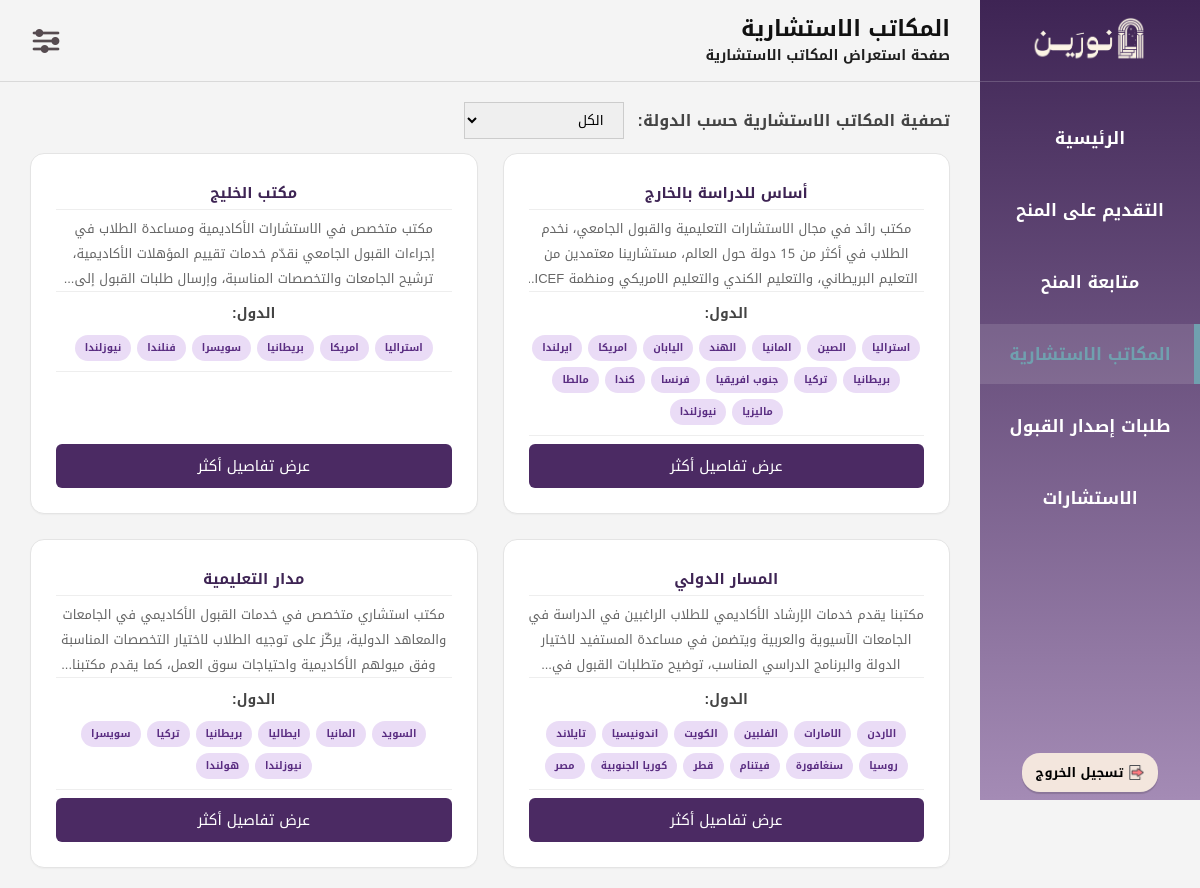
The app's page /Ben013_ConsultingOffices.php with its own data.
### tables this page shows
CREATE TABLE `consulting_office` (
  `office_id` int(11) NOT NULL,
  `ccr_number` varchar(255) NOT NULL,
  `email` varchar(255) NOT NULL,
  `office_name` varchar(255) NOT NULL,
  `office_description` text NOT NULL,
  `Bachelor_fee` int(11) NOT NULL,
  `Masters_fee` int(11) NOT NULL,
  `Phd_fee` int(11) NOT NULL,
  `password` varchar(255) NOT NULL,
  `phone` varchar(255) NOT NULL,
  `approval_status` enum('بانتظار المراجعة','معتمد','مرفوض') NOT NULL DEFAULT 'بانتظار المراجعة',
  `account_status` enum('نشط','محظور') NOT NULL
);

### Ben013_ConsultingOffices.php (the view, shortened to what this page needs)
<?php
$conn = new mysqli("localhost", "root", "", "noreen");
$conn->set_charset("utf8mb4");
if (isset($_GET['country'])) {
    $selectedCountry = $_GET['country']; } else { $selectedCountry = "all";}
if ($selectedCountry != "all" && $selectedCountry != "") {
    $sql = "
        SELECT
            co.office_id,
            co.office_name,
            co.office_description,
            co.Bachelor_fee,
            co.Masters_fee,
            co.Phd_fee,
            GROUP_CONCAT(DISTINCT oc.con_name ORDER BY oc.con_name SEPARATOR '||') AS countries
        FROM consulting_office co
        LEFT JOIN office_country oc ON co.office_id = oc.office_id
        WHERE co.office_id IN (
            SELECT office_id
            FROM office_country
            WHERE con_name = ?
        )
        GROUP BY
            co.office_id,
            co.office_name,
            co.office_description,
            co.Bachelor_fee,
            co.Masters_fee,
            co.Phd_fee";
    $stmt = $conn->prepare($sql);
    $stmt->bind_param("s", $selectedCountry);
} else {
    $sql = "
        SELECT
            co.office_id,
            co.office_name,
            co.office_description,
            co.Bachelor_fee,
            co.Masters_fee,
            co.Phd_fee,
            GROUP_CONCAT(DISTINCT oc.con_name ORDER BY oc.con_name SEPARATOR '||') AS countries
        FROM consulting_office co
        LEFT JOIN office_country oc ON co.office_id = oc.office_id
        GROUP BY
            co.office_id,
            co.office_name,
            co.office_description,
            co.Bachelor_fee,
            co.Masters_fee,
            co.Phd_fee
    ";
    $stmt = $conn->prepare($sql);
}
$stmt->execute();
$result = $stmt->get_result();
$offices = [];
while ($row = $result->fetch_assoc()) {
    $offices[] = $row;
}
?>
<!DOCTYPE html>
<html lang="ar" dir="rtl">
<head>
<link rel="stylesheet" href="CSS01Layout.css?v=3">
</head>
<body>
<div class="layout">
<aside class="sidebar">
<div class="sidebar-top">
<div class="sidebar-logo">
<img src="شعار نورين.png" alt="نورين">
</div>
<ul class="sidebar-menu">
<li><a href="Ben00_MainPage.php">الرئيسية</a></li>
<li><a href="Ben04_BrowseScholarships.php">التقديم على المنح</a></li>
<li><a href="Ben09_TrackScholarship.php">متابعة المنح</a></li>
<li><a href="Ben10_Consultants.php" class="active">المكاتب الاستشارية</a></li>
<li><a href="Ben16_AdmissionList.php">طلبات إصدار القبول</a></li>
<li><a href="Ben19_Consultations.php">الاستشارات</a></li>
</ul>
</div>
<div class="sidebar-bottom">
<form action="logout.php" method="post">
<button type="submit" class="logout-btn">
<img src="ايقونة تسجيل الخروج.png" class="logout-icon">
<b>تسجيل الخروج</b>
</button>
</form>
</div>
</aside>
<div class="main-content">
<header class="header">
<div class="page-heading">
<div class="page-title">المكاتب الاستشارية</div>
<div class="page-description">صفحة استعراض المكاتب الاستشارية</div>
</div>
<div class="header-icons">
<div class="settings-dropdown">
<img src="ايقونة قائمة الاعدادات.png" class="menu-icon">
</div>
</div>
</header>
<div class="page">
<div class="frow">
<div class="flbl">تصفية المكاتب الاستشارية حسب الدولة:</div>
<form class="fform" method="get">
<select id="country" name="country" class="fsel" onchange="this.form.submit()">
<option value="all" <?php if ($selectedCountry == "all") echo "selected"; ?>>الكل</option>
</select>
</form>
</div>
<?php if (!empty($offices)) { ?> <div class="cgrid"> <?php foreach ($offices as $office) { ?>
<?php $countries = [];
if (!empty($office['countries'])) {   $countries = explode("||", $office['countries']); } ?>
<div class="ccard"> <div class="cttl"> <?php echo $office['office_name']; ?> </div>
<div class="cdesc"> <?php echo $office['office_description']; ?></div>  <div class="sttl">الدول:</div>
<div class="cbox"> <?php if (!empty($countries)) { ?>
 <?php foreach ($countries as $country) { ?>
        <div class="ctag"><?php echo $country; ?></div>
    <?php } ?>
<?php } else { ?> <div class="ctag">لا توجد دول</div> <?php } ?> </div>
<button type="button" class="btnmore" onclick="window.location.href='Ben14_OfficeDetails.php?id=<?php echo $office['office_id']; ?>'">عرض تفاصيل أكثر</button>
</div>
<?php } ?>
</div>
<?php } else { ?>
<div class="nores">لا توجد مكاتب استشارية مطابقة للدولة المختارة.</div>
<?php } ?>
</div>
</div>
</div>
</body>
</html>

### CSS01Layout.css (style rules this page uses)
* { margin:0; padding:0; box-sizing:border-box; font-family:"Noto Kufi Arabic",sans-serif; text-decoration:none; }
body { background:#F4F4F4; direction:rtl; }
.layout { display:flex; min-height:100vh; }
.sidebar { width:220px; height:100vh; position:fixed; top:0; right:0; background:linear-gradient(to bottom,#3E2454,#A48BB5); color:#FFFFFF; display:flex; flex-direction:column; justify-content:space-between; z-index:1000; }
.sidebar-top { width:100%; }
.sidebar-logo { height:82px; display:flex; align-items:center; justify-content:center; border-bottom:1px solid rgba(255,255,255,0.18); }
.sidebar-logo img { width:120px; height:auto; object-fit:contain; }
.sidebar-menu { list-style:none; margin-top:26px; }
.sidebar-menu li { margin-bottom:12px; }
.sidebar-menu a { color:#FFFFFF; font-size:17px; font-weight:600; display:block; padding:14px 22px; text-align:center; transition:.25s; position:relative; }
.sidebar-menu a.active { color:#70A0AF; background:rgba(255,255,255,0.12); }
.sidebar-menu a.active::after { content:""; position:absolute; right:0; top:0; width:6px; height:100%; background:#70A0AF; }
.sidebar-bottom { padding:0 10px 8px; display:flex; justify-content:center; }
.logout-btn { background:#F3E6DD; border:none; border-radius:18px; padding:7px 14px; font-size:13px; cursor:pointer; display:flex; align-items:center; gap:6px; box-shadow:0 2px 1px rgba(0,0,0,0.15); transition:transform .3s, box-shadow .3s; }
.logout-icon { width:15px; height:15px; object-fit:contain; }
.main-content { margin-right:220px; width:calc(100% - 220px); min-height:100vh; display:flex; flex-direction:column; }
.header { min-height:82px; position:sticky; top:0; z-index:900; border-bottom:1px solid #d9d9d9; background:#F4F4F4; display:flex; flex-direction:row; align-items:center; justify-content:space-between; padding:10px 30px; }
.page-heading { display:flex; flex-direction:column; align-items:flex-end; justify-content:flex-start; text-align:right; }
.page-title { font-size:22px; font-weight:700; color:#111111; line-height:1.4; text-align:right; width:100%; }
.page-description { font-size:14px; font-weight:600; color:#1f1f1f; line-height:1.6; text-align:right; }
.header-icons { display:flex; align-items:center; }
.settings-dropdown { position:relative; display:inline-block; }
.settings-dropdown::after { content:""; position:absolute; top:100%; left:0; width:100%; height:10px; }
.menu-icon { width:32px; height:32px; cursor:pointer; display:block; object-fit:contain; }
.page { padding:30px; }

### Ben013_ConsultingOffices.php (style rules this page uses)
.page { padding:20px 30px; font-family:"Noto Kufi Arabic", sans-serif; }
.frow { display:flex; align-items:center; gap:14px; margin-bottom:14px; }
.flbl { font-size:16px; font-weight:600; color:#444; }
.fsel { padding:4px 15px; border:1px solid #ccc; width:160px; }
.cgrid { display:grid; grid-template-columns:repeat(2, minmax(0, 1fr)); gap:25px; }
.ccard { background:#fff; border:1px solid #e4e4e4; width:100%; border-radius:14px; padding:25px; box-shadow:0 1px 1px rgba(127, 127, 127, 0.05); display:flex; flex-direction:column; gap:8px; box-sizing:border-box; }
.cttl { font-size:15px; font-weight:700; color:#3E2454; text-align:center; padding-bottom:2px; border-bottom:1px solid #eee; margin-bottom:-6px; }
.cdesc { font-size:13px; color:#666; text-align:center; border-bottom:1px solid #eee; margin-top:4px; display:-webkit-box; -webkit-box-orient:vertical; -webkit-line-clamp:3; overflow:hidden; text-overflow:ellipsis; min-height:25px; }
.sttl { font-size:14px; font-weight:700; color:#444; text-align:center; }
.cbox { display:flex; flex-wrap:wrap; justify-content:center; gap:6px; padding-bottom:10px; border-bottom:1px solid #eee; }
.ctag { background:#eadcf6; color:#5a2d82; padding:6px 10px; border-radius:16px; font-size:10px; font-weight:600; line-height:1.4; }
.btnmore { margin-top:auto; width:100%; height:44px; border:none; border-radius:6px; background:#4b2a63; color:#fff; font-family:"Noto Kufi Arabic", sans-serif; font-size:15px; cursor:pointer; }

### records on screen
consulting_office: office_name "أساس للدراسة بالخارج", office_description "مكتب رائد في مجال الاستشارات التعليمية والقبول الجامعي، نخدم الطلاب في أكثر من 15 دولة حول العالم، مستشارينا معتمدين من التعليم البريطاني، والتعليم الكندي والتعليم الامريكي ومنظمة…", country "استراليا", country "الصين", country "المانيا", country "الهند", country "اليابان", country "امريكا", country "ايرلندا", country "بريطانيا", country "تركيا", country "جنوب افريقيا", country "فرنسا", country "كندا", country "مالطا", country "ماليزيا", country "نيوزلندا"
consulting_office: office_name "مكتب الخليج", office_description "مكتب متخصص في الاستشارات الأكاديمية ومساعدة الطلاب في إجراءات القبول الجامعي نقدّم خدمات تقييم المؤهلات الأكاديمية، ترشيح الجامعات والتخصصات المناسبة، وإرسال طلبات القبول…", country "استراليا", country "امريكا", country "بريطانيا", country "سويسرا", country "فنلندا", country "نيوزلندا"
consulting_office: office_name "المسار الدولي", office_description "مكتبنا يقدم خدمات الإرشاد الأكاديمي للطلاب الراغبين في الدراسة في الجامعات الآسيوية والعربية ويتضمن في مساعدة المستفيد لاختيار الدولة والبرنامج الدراسي المناسب، توضيح متطلبات القبول…", country "الاردن", country "الامارات", country "الفلبين", country "الكويت", country "اندونيسيا", country "تايلاند", country "روسيا", country "سنغافورة", country "فيتنام", country "قطر", country "كوريا الجنوبية", country "مصر"
consulting_office: office_name "مدار التعليمية", office_description "مكتب استشاري متخصص في خدمات القبول الأكاديمي في الجامعات والمعاهد الدولية، يركّز على توجيه الطلاب لاختيار التخصصات المناسبة وفق ميولهم الأكاديمية واحتياجات سوق العمل، كما يقدم…", country "السويد", country "المانيا", country "ايطاليا", country "بريطانيا", country "تركيا", country "سويسرا", country "نيوزلندا", country "هولندا"
